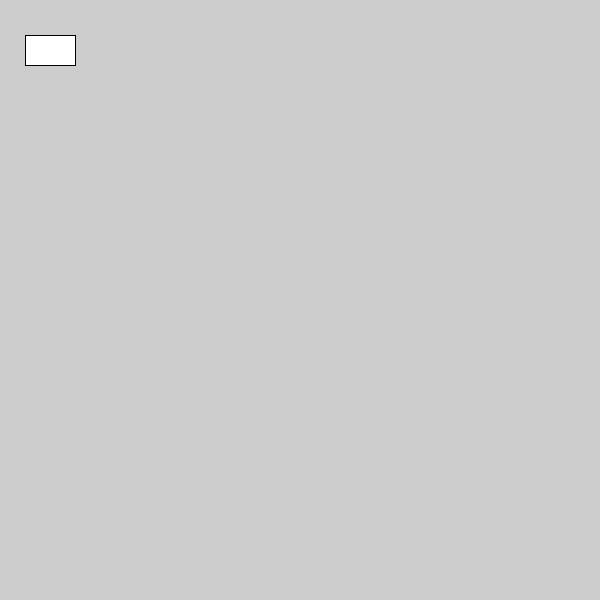
Frame 1 (no input)
Frame 60 (the mouse pressed at the canvas centre just before this capture): identical to frame 1, image omitted
Frame 120 (the mouse held since frame 60 and released just before this capture): identical to frame 1, image omitted

The Processing sketch that drew this single still picture (run headless with seeded random() and noise(); from frame 60 on, the mouse is pressed at the canvas centre):

// Processing sketch: processing_156705
// ── processing_156705.pde

int y =35;
void setup(){
  size(600,600);
}

void draw(){
  background(204);
  if (key ==CODED){
    if (keyCode ==UP){
    y=20;
  } else if (keyCode == DOWN){
    y=50;
  }
}else {y=35;
}rect (25,y,50,30);
}
